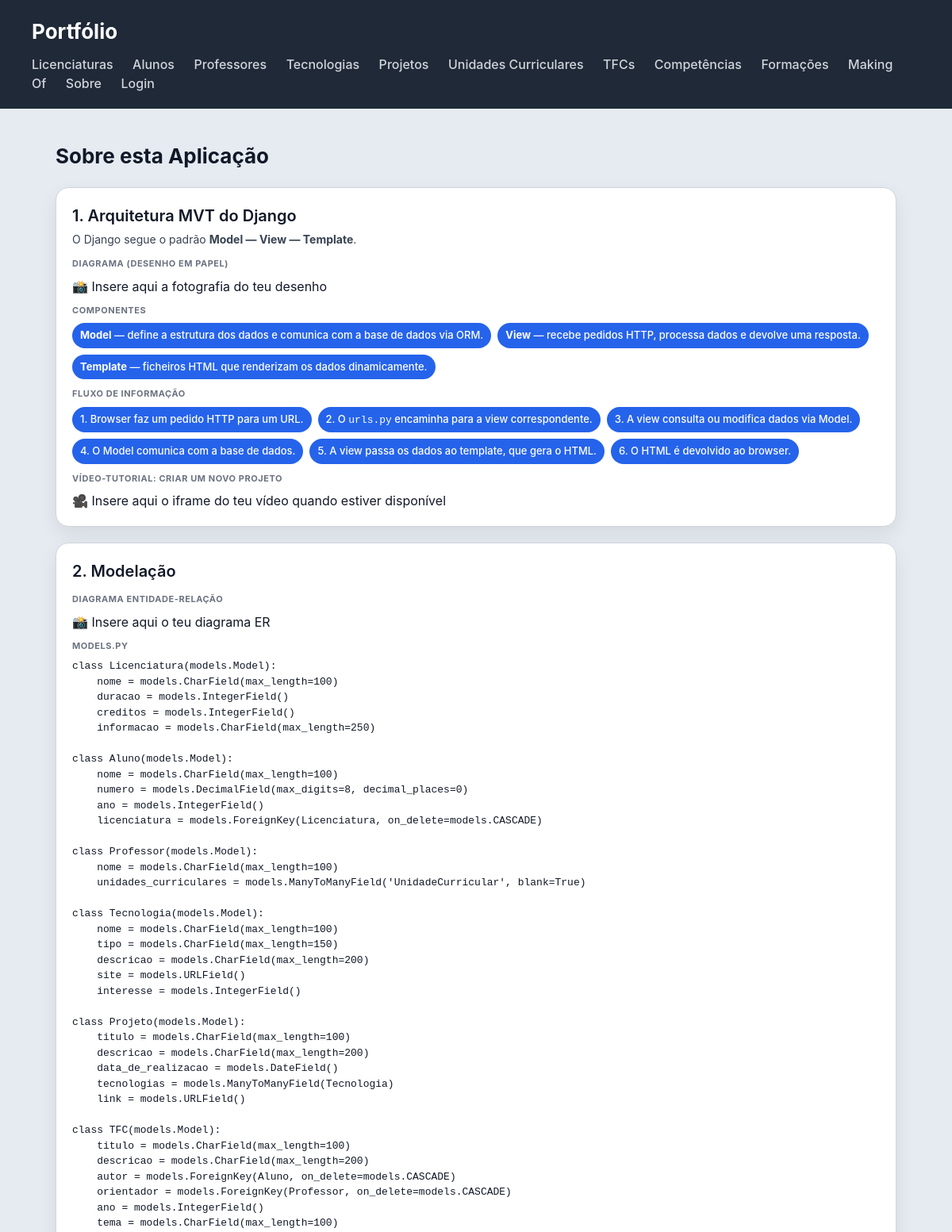
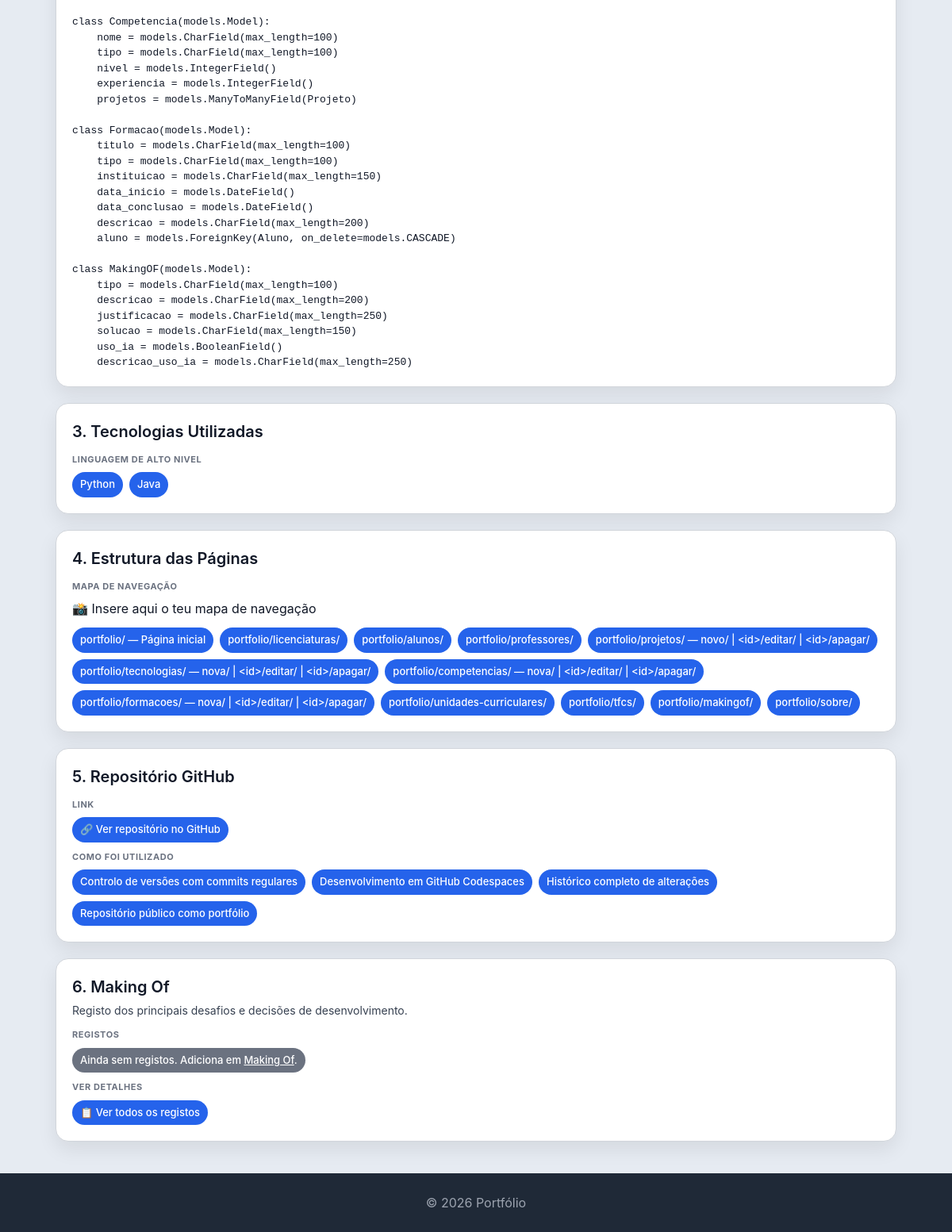
The app's page /sobre/ with its own data (2 pictures, top to bottom).
### portfolio/models.py (models this page shows, shortened)
class Tecnologia(models.Model):
    nome = models.CharField(max_length=100)
    tipo = models.CharField(max_length=150)
    descricao = models.CharField(max_length=200)
    site = models.URLField()
    interesse = models.IntegerField(
        validators=[MinValueValidator(0), MaxValueValidator(10)]
    )

### portfolio/views.py (the view)
# urls.py: path('sobre/', views.sobre_view, name='sobre'),
def sobre_view(request):
    from itertools import groupby
    from .models import Tecnologia, MakingOF
    tecnologias = Tecnologia.objects.all().order_by('tipo')
    makingof = MakingOF.objects.all()
    tecnologias_por_tipo = {}
    for tec in tecnologias:
        if tec.tipo not in tecnologias_por_tipo:
            tecnologias_por_tipo[tec.tipo] = []
        tecnologias_por_tipo[tec.tipo].append(tec)
    return render(request, 'portfolio/sobre.html', {
        'tecnologias_por_tipo': tecnologias_por_tipo,
        'makingof': makingof,
    })

### portfolio/templates/portfolio/sobre.html (shortened to what this page needs)
{% extends 'portfolio/base.html' %}
{% block content %}
{% load markdownify %}
<h2>Sobre esta Aplicação</h2>
<section>
    <article>
        <header>
            <h3>1. Arquitetura MVT do Django</h3>
            <p>O Django segue o padrão <strong>Model — View — Template</strong>.</p>
        </header>
        <section>
            <h4>Diagrama (desenho em papel)</h4>
            <div class="placeholder">
                <p>📸 Insere aqui a fotografia do teu desenho</p>
            </div>
        </section>
        <section>
            <h4>Componentes</h4>
            <ul>
                <li><strong>Model</strong> — define a estrutura dos dados e comunica com a base de dados via ORM.</li>
                <li><strong>View</strong> — recebe pedidos HTTP, processa dados e devolve uma resposta.</li>
                <li><strong>Template</strong> — ficheiros HTML que renderizam os dados dinamicamente.</li>
            </ul>
        </section>
        <section>
            <h4>Fluxo de informação</h4>
            <ul>
                <li>1. Browser faz um pedido HTTP para um URL.</li>
                <li>2. O <code>urls.py</code> encaminha para a view correspondente.</li>
                <li>3. A view consulta ou modifica dados via Model.</li>
                <li>4. O Model comunica com a base de dados.</li>
                <li>5. A view passa os dados ao template, que gera o HTML.</li>
                <li>6. O HTML é devolvido ao browser.</li>
            </ul>
        </section>
        <section>
            <h4>Vídeo-tutorial: Criar um novo projeto</h4>
            <div class="placeholder">
                <p>🎥 Insere aqui o iframe do teu vídeo quando estiver disponível</p>
            </div>
        </section>
    </article>
</section>
<section>
    <article>
        <header>
            <h3>2. Modelação</h3>
        </header>
        <section>
            <h4>Diagrama Entidade-Relação</h4>
            <div class="placeholder">
                <p>📸 Insere aqui o teu diagrama ER</p>
            </div>
        </section>
        <section>
            <h4>models.py</h4>
            <pre class="codigo"><code>class Licenciatura(models.Model):
    nome = models.CharField(max_length=100)
    duracao = models.IntegerField()
    creditos = models.IntegerField()
    informacao = models.CharField(max_length=250)
class Aluno(models.Model):
    nome = models.CharField(max_length=100)
    numero = models.DecimalField(max_digits=8, decimal_places=0)
    ano = models.IntegerField()
    licenciatura = models.ForeignKey(Licenciatura, on_delete=models.CASCADE)
class Professor(models.Model):
    nome = models.CharField(max_length=100)
    unidades_curriculares = models.ManyToManyField('UnidadeCurricular', blank=True)
class Tecnologia(models.Model):
    nome = models.CharField(max_length=100)
    tipo = models.CharField(max_length=150)
    descricao = models.CharField(max_length=200)
    site = models.URLField()
    interesse = models.IntegerField()
class Projeto(models.Model):
    titulo = models.CharField(max_length=100)
    descricao = models.CharField(max_length=200)
    data_de_realizacao = models.DateField()
    tecnologias = models.ManyToManyField(Tecnologia)
    link = models.URLField()
class TFC(models.Model):
    titulo = models.CharField(max_length=100)
    descricao = models.CharField(max_length=200)
    autor = models.ForeignKey(Aluno, on_delete=models.CASCADE)
    orientador = models.ForeignKey(Professor, on_delete=models.CASCADE)
    ano = models.IntegerField()
    tema = models.CharField(max_length=100)
class Competencia(models.Model):
    nome = models.CharField(max_length=100)
    tipo = models.CharField(max_length=100)
    nivel = models.IntegerField()
    experiencia = models.IntegerField()
    projetos = models.ManyToManyField(Projeto)
class Formacao(models.Model):
    titulo = models.CharField(max_length=100)
    tipo = models.CharField(max_length=100)
    instituicao = models.CharField(max_length=150)
    data_inicio = models.DateField()
    data_conclusao = models.DateField()
    descricao = models.CharField(max_length=200)
    aluno = models.ForeignKey(Aluno, on_delete=models.CASCADE)
class MakingOF(models.Model):
    tipo = models.CharField(max_length=100)
    descricao = models.CharField(max_length=200)
    justificacao = models.CharField(max_length=250)
    solucao = models.CharField(max_length=150)
    uso_ia = models.BooleanField()
    descricao_uso_ia = models.CharField(max_length=250)</code></pre>
        </section>
    </article>
</section>
<section>
    <article>
        <header>
            <h3>3. Tecnologias Utilizadas</h3>
        </header>
        {% if tecnologias_por_tipo %}
            {% for tipo, techs in tecnologias_por_tipo.items %}
            <section>
                <h4>{{ tipo }}</h4>
                <ul>
                    {% for tec in techs %}
                    <li><a href="{{ tec.site }}" target="_blank" style="color:white;text-decoration:none;">{{ tec.nome }}</a></li>
                    {% endfor %}
                </ul>
            </section>
            {% endfor %}
        {% endif %}
    </article>
</section>
<section>
    <article>
        <header>
            <h3>4. Estrutura das Páginas</h3>
        </header>
        <section>
            <h4>Mapa de Navegação</h4>
            <div class="placeholder">
                <p>📸 Insere aqui o teu mapa de navegação</p>
            </div>
            <ul style="margin-top:12px;">
                <li>portfolio/ — Página inicial</li>
                <li>portfolio/licenciaturas/</li>
                <li>portfolio/alunos/</li>
                <li>portfolio/professores/</li>
                <li>portfolio/projetos/ — novo/ | &lt;id&gt;/editar/ | &lt;id&gt;/apagar/</li>
                <li>portfolio/tecnologias/ — nova/ | &lt;id&gt;/editar/ | &lt;id&gt;/apagar/</li>
                <li>portfolio/competencias/ — nova/ | &lt;id&gt;/editar/ | &lt;id&gt;/apagar/</li>
                <li>portfolio/formacoes/ — nova/ | &lt;id&gt;/editar/ | &lt;id&gt;/apagar/</li>
                <li>portfolio/unidades-curriculares/</li>
                <li>portfolio/tfcs/</li>
                <li>portfolio/makingof/</li>
                <li>portfolio/sobre/</li>
            </ul>
        </section>
    </article>
</section>
<section>
    <article>
        <header>
            <h3>5. Repositório GitHub</h3>
        </header>
        <section>
            <h4>Link</h4>
            <ul>
                <li>
                    <a href="https://github.com/SEU_USERNAME/SEU_REPO" target="_blank" style="color:white;text-decoration:none;">
                        🔗 Ver repositório no GitHub
                    </a>
                </li>
            </ul>
        </section>
        <section>
            <h4>Como foi utilizado</h4>
            <ul>
                <li>Controlo de versões com commits regulares</li>
                <li>Desenvolvimento em GitHub Codespaces</li>
                <li>Histórico completo de alterações</li>
                <li>Repositório público como portfólio</li>
            </ul>
        </section>
    </article>
</section>
<section>
    <article>
        <header>
            <h3>6. Making Of</h3>
            <p>Registo dos principais desafios e decisões de desenvolvimento.</p>
        </header>
        <section>
            <h4>Registos</h4>
            <ul>
                {% for item in makingof %}
                <div style="margin-bottom: 16px;">
                    <strong>{{ item.tipo }}</strong>
                    {{ item.descricao | markdownify }}
                    {{ item.justificacao | markdownify }}
                    {{ item.solucao | markdownify }}
                    {% if item.uso_ia %}
                    {{ item.descricao_uso_ia | markdownify }}
                    {% endif %}
                </div>
                {% empty %}
                <li style="background:#6b7280;">Ainda sem registos. Adiciona em <a href="{% url 'makingof' %}" style="color:white;">Making Of</a>.</li>
                {% endfor %}
            </ul>
        </section>
        <section>
            <h4>Ver detalhes</h4>
            <ul>
                <li><a href="{% url 'makingof' %}" style="color:white;text-decoration:none;">📋 Ver todos os registos</a></li>
            </ul>
        </section>
    </article>
</section>
{% endblock %}

### portfolio/static/portfolio/styles.css (style rules this page uses)
* { box-sizing: border-box; margin: 0; padding: 0; }
body { font-family: "Inter", "Segoe UI", system-ui, -apple-system, sans-serif; background: #e6ebf2; color: #111827; line-height: 1.5; }
h2 { margin-bottom: 20px; font-size: 26px; }
section > article { background: white; padding: 20px; border-radius: 16px; border: 1px solid #d1d5db; box-shadow: 0 10px 25px rgba(0,0,0,0.08); transition: all 0.25s ease; margin-bottom: 20px; }
article > header { margin-bottom: 12px; }
article > header > h3 { font-size: 20px; font-weight: 600; margin-bottom: 4px; }
article > header > p { font-size: 14px; color: #374151; }
article > section { margin-top: 10px; }
article > section > h4 { font-size: 11px; text-transform: uppercase; color: #6b7280; margin-bottom: 8px; letter-spacing: 0.05em; }
article > section > ul { list-style: none; display: flex; flex-wrap: wrap; gap: 8px; }
article > section > ul > li { background: #2563eb; color: white; padding: 6px 10px; border-radius: 999px; font-size: 13px; font-weight: 500; }

### records on screen
Tecnologia: tipo "LINGUAGEM DE ALTO NIVEL", nome "Python"
Tecnologia: nome "Java"
